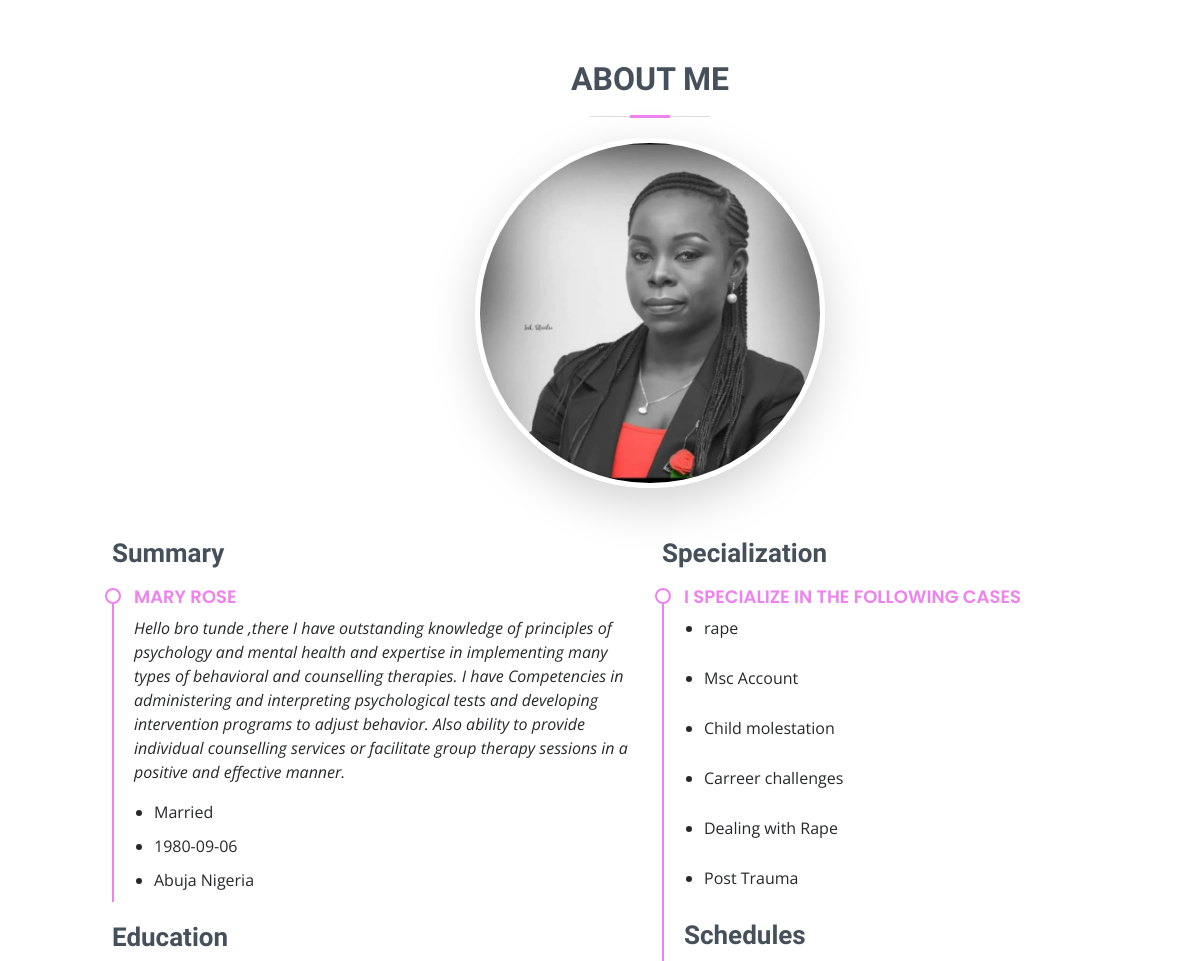
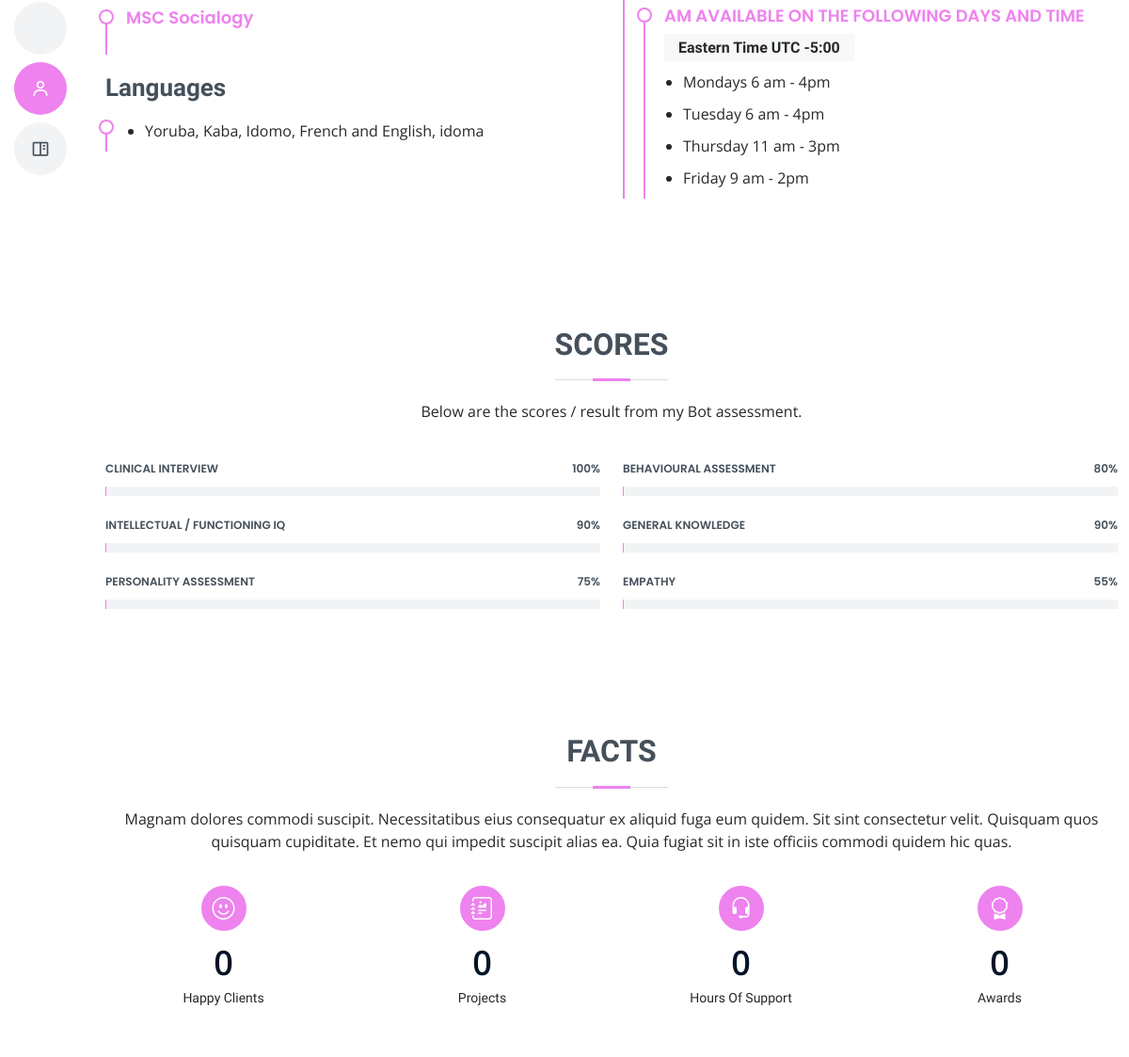
/details/1 (signed in), run on the app's committed database (2 pictures, top to bottom).
### fc/models.py (models this page shows)
class Worker(db.Model, UserMixin):
    id = db.Column(db.Integer, primary_key=True)
    fc_id = db.Column(db.String(255), nullable=False)
    name = db.Column(db.String(255), nullable=False)
    email = db.Column(db.String(255), unique=True, nullable=False)
    phone = db.Column(db.String(255), unique=True, nullable=False)
    role = db.Column(db.String(255), nullable=False)
    gender = db.Column(db.String(255), nullable=False)
    date_of_birth =db.Column(db.String(255), nullable=True)
    country = db.Column(db.String(255), nullable=True)
    city = db.Column(db.String(255), nullable=True)
    age = db.Column(db.String(255), nullable=True)
    about = db.Column(db.String(255), nullable=True)
    id_card = db.Column(db.String(255), nullable=True)
    marrital_status = db.Column(db.String(255), nullable=True)
    education = db.Column(db.String(255), nullable=True)
    religion = db.Column(db.String(255), nullable=True)
    languages = db.Column(db.String(255), nullable=True)
    hobbies = db.Column(db.String(255), nullable=True)
    number_of_jobs = db.Column(db.String(255), nullable=True)
    stars = db.Column(db.String(255), nullable=True)
    fc_image = db.Column(db.String(255), nullable=True, default='default.jpg')
    image = db.Column(db.String(255), nullable=True, default='default.jpg')
    completed_at = db.Column(db.DateTime(), default=datetime.utcnow)
    status = db.Column(db.String(255), nullable=True, default= 0)
    active = db.Column(db.Boolean())
    confirmed_at = db.Column(db.DateTime())

class Specialization(db.Model, UserMixin):
    id = db.Column(db.Integer, primary_key=True)
    fc_id = db.Column(db.String(255), nullable=True)
    email = db.Column(db.String(255), nullable=False)
    spec = db.Column(db.String(255),  nullable=False)
    spec_status = db.Column(db.String(255), nullable=True, default= 0)
    completed_at = db.Column(db.DateTime(), default=datetime.utcnow)
    active = db.Column(db.Boolean())
    confirmed_at = db.Column(db.DateTime())

### fc/routes.py (the view)
@app.route('/details/<int:fc_id>')
@login_required
def detail(fc_id):
  worker= Worker.query.get(fc_id)
  specials = Specialization.query.filter_by(email= worker.email).order_by(Specialization.completed_at.desc())
  workers= Worker.query.filter_by(email = worker.email)
  image = url_for('static', filename='user_uploads/' + str(worker.fc_image))
  return render_template('/details.html',  workers = workers, specials = specials, image = image)

### fc/__init__.py (called while the page is built)
@login_manager.user_loader
def load_user(user_id):
	return User.query.get(int(user_id))

### fc/templates/details.html (shortened to what this page needs)
<!DOCTYPE html>
<html lang="en">
<head>
  <link href="/static/profile_style/assets/vendor/aos/aos.css" rel="stylesheet">
  <link href="/static/profile_style/assets/vendor/bootstrap/css/bootstrap.min.css" rel="stylesheet">
  <link href="/static/profile_style/assets/vendor/bootstrap-icons/bootstrap-icons.css" rel="stylesheet">
  <link href="/static/profile_style/assets/vendor/boxicons/css/boxicons.min.css" rel="stylesheet">
  <link href="/static/profile_style/assets/vendor/glightbox/css/glightbox.min.css" rel="stylesheet">
  <link href="/static/profile_style/assets/vendor/swiper/swiper-bundle.min.css" rel="stylesheet">
  <link href="/static/profile_style/assets/css/style.css" rel="stylesheet">
</head>
<body>
  <header id="header" class="d-flex flex-column justify-content-center">
    <nav id="navbar" class="navbar nav-menu">
      <ul>
        <li><a href="{{ url_for('fields') }}" class="nav-link scrollto ">   <span>Home</span></a></li>
        <li><a href="#resume" class="nav-link scrollto active"><i class="bx bx-user"></i> <span>About Me</span></a></li>
        <li><a href="#portfolio" class="nav-link scrollto"><i class="bx bx-book-content"></i> <span>My Services</span></a></li>
      </ul>
    </nav>
  </header>
  <main id="main">
    <section id="resume" class="resume">
      <div class="container" data-aos="fade-up">
        <div class="section-title">
          <h2>About Me</h2>
          <center>
            <img src="{{image}}" class="img-fluid border-5 shadow-lg" alt="" style="width:350px;height:350px; border-radius: 100%; border:10px solid #ffffff">
          </center>
        </div>
         {% if workers %}
{% for worker in workers %}
        <div class="row">
          <div class="col-lg-6">
 <h3 class="resume-title" style="display: flex;">Summary</h3>
            <div class="resume-item pb-0">
              <h4>{{worker.name}}</h4>
              <p><em> {{worker.about}}</em></p>
              <ul>
                <li>{{worker.marrital_status}}</li>
                <li>{{worker.date_of_birth}}</li>
                <li>{{worker.city}} {{worker.country}}</li>
              </ul>
            </div>
            <h3 class="resume-title" style="display: flex;">Education</h3>
            <div class="resume-item">
              <h4><span style="text-transform: initial;">{{worker.education}}</span></h4>
            </div>
            <h3 class="resume-title" style="display: flex;">Languages</h3>
            <div class="resume-item">
              <ul>
                <li>{{worker.languages}}</li>
              </ul>
            </div>
          </div>
          {% endfor %}
          {% endif %}
          <div class="col-lg-6">
           {% if specials.count() > 0 %}
            <h3 class="resume-title" style="display: flex;">Specialization</h3>
            <div class="resume-item">
              <h4>I specialize in the following cases</h4>
              {% for special in specials %}
              <ul>
                <li>{{special.spec}}</li>
              </ul>
              {% endfor %}
            {% endif %}
            <h3 class="resume-title">Schedules</h3>
            <div class="resume-item">
              <h4>Am available on the following days and time</h4>
              <h5>Eastern Time	UTC -5:00</h5>
              <ul>
                <li>Mondays 6 am - 4pm</li>
                <li>Tuesday 6 am - 4pm</li>
                <li>Thursday 11 am - 3pm</li>
                 <li>Friday 9 am - 2pm</li>
              </ul>
            </div>
          </div>
        </div>
      </div>
    </section>
    <section id="skills" class="skills section-bg">
      <div class="container" data-aos="fade-up">
        <div class="section-title">
          <h2>Scores</h2>
          <p>Below are the scores / result from my Bot assessment.</p>
        </div>
        <div class="row skills-content">
          <div class="col-lg-6">
            <div class="progress">
              <span class="skill">Clinical interview <i class="val">100%</i></span>
              <div class="progress-bar-wrap">
              </div>
            </div>
            <div class="progress">
              <span class="skill"> Intellectual / Functioning IQ<i class="val">90%</i></span>
              <div class="progress-bar-wrap">
              </div>
            </div>
            <div class="progress">
              <span class="skill">Personality Assessment <i class="val">75%</i></span>
              <div class="progress-bar-wrap">
              </div>
            </div>
          </div>
          <div class="col-lg-6">
            <div class="progress">
              <span class="skill">behavioural assessment<i class="val">80%</i></span>
              <div class="progress-bar-wrap">
              </div>
            </div>
            <div class="progress">
              <span class="skill">General Knowledge<i class="val">90%</i></span>
              <div class="progress-bar-wrap">
              </div>
            </div>
            <div class="progress">
              <span class="skill">Empathy <i class="val">55%</i></span>
              <div class="progress-bar-wrap">
              </div>
            </div>
          </div>
        </div>
      </div>
    </section>
      <section id="facts" class="facts">
        <div class="container" data-aos="fade-up">
          <div class="section-title">
            <h2>Facts</h2>
            <p>Magnam dolores commodi suscipit. Necessitatibus eius consequatur ex aliquid fuga eum quidem. Sit sint consectetur velit. Quisquam quos quisquam cupiditate. Et nemo qui impedit suscipit alias ea. Quia fugiat sit in iste officiis commodi quidem hic quas.</p>
          </div>
          <div class="row">
            <div class="col-lg-3 col-md-6">
              <div class="count-box">
                <i class="bi bi-emoji-smile"></i>
                <span data-purecounter-start="0" data-purecounter-end="232" data-purecounter-duration="1" class="purecounter"></span>
                <p>Happy Clients</p>
              </div>
            </div>
            <div class="col-lg-3 col-md-6 mt-5 mt-md-0">
              <div class="count-box">
                <i class="bi bi-journal-richtext"></i>
                <span data-purecounter-start="0" data-purecounter-end="521" data-purecounter-duration="1" class="purecounter"></span>
                <p>Projects</p>
              </div>
            </div>
            <div class="col-lg-3 col-md-6 mt-5 mt-lg-0">
              <div class="count-box">
                <i class="bi bi-headset"></i>
                <span data-purecounter-start="0" data-purecounter-end="1463" data-purecounter-duration="1" class="purecounter"></span>
                <p>Hours Of Support</p>
              </div>
            </div>
            <div class="col-lg-3 col-md-6 mt-5 mt-lg-0">
              <div class="count-box">
                <i class="bi bi-award"></i>
                <span data-purecounter-start="0" data-purecounter-end="25" data-purecounter-duration="1" class="purecounter"></span>
                <p>Awards</p>
              </div>
            </div>
        </div>
      </section>
</body>
</html>

### fc/static/profile_style/assets/css/style.css (style rules this page uses)
body { font-family: "Open Sans", sans-serif; color: #272829; }
a { color: violet; text-decoration: none; }
h1, h2, h3, h4, h5, h6 { font-family: "Raleway", sans-serif; }
#header { position: fixed; top: 0; left: 0; bottom: 0; z-index: 9997; transition: all 0.5s; padding: 15px; overflow-y: auto; }
@media (min-width: 992px) { #main { margin-left: 100px; } }
.nav-menu { padding: 0; display: block; }
.nav-menu * { margin: 0; padding: 0; list-style: none; }
.nav-menu > ul > li { position: relative; white-space: nowrap; }
.nav-menu a, .nav-menu a:focus { display: flex; align-items: center; color: #45505b; padding: 10px 18px; margin-bottom: 8px; transition: 0.3s; font-size: 15px; border-radius: 50px; background: #f2f3f5; height: 56px; width: 100%; overflow: hidden; transition: 0.3s; }
.nav-menu a i, .nav-menu a:focus i { font-size: 20px; }
@media (min-width: 992px) { .nav-menu a, .nav-menu a:focus { width: 56px; } }
.nav-menu a:hover, .nav-menu .active, .nav-menu .active:focus, .nav-menu li:hover > a { color: #fff; background: violet; }
section { padding: 60px 0; overflow: hidden; }
.section-title { text-align: center; padding-bottom: 30px; }
.section-title h2 { font-size: 32px; font-weight: bold; text-transform: uppercase; margin-bottom: 20px; padding-bottom: 20px; position: relative; color: #45505b; }
.section-title h2::before { content: ''; position: absolute; display: block; width: 120px; height: 1px; background: #ddd; bottom: 1px; left: calc(50% - 60px); }
.section-title h2::after { content: ''; position: absolute; display: block; width: 40px; height: 3px; background: violet; bottom: 0; left: calc(50% - 20px); }
.section-title p { margin-bottom: 0; }
.facts .count-box { padding: 30px 30px 25px 30px; margin-top: 30px; width: 100%; position: relative; text-align: center; background: #fff; }
.facts .count-box i { position: absolute; top: -25px; left: 50%; transform: translateX(-50%); font-size: 24px; background: violet; color: #fff; border-radius: 50px; display: inline-flex; align-items: center; justify-content: center; width: 48px; height: 48px; }
.facts .count-box span { font-size: 36px; display: block; font-weight: 600; color: #011426; }
.facts .count-box p { padding: 0; margin: 0; font-family: "Raleway", sans-serif; font-size: 14px; }
.skills .progress { height: 60px; display: block; background: none; border-radius: 0; }
.skills .progress .skill { padding: 10px 0; margin: 0; text-transform: uppercase; display: block; font-weight: 600; font-family: "Poppins", sans-serif; color: #45505b; }
.skills .progress .skill .val { float: right; font-style: normal; }
.skills .progress-bar-wrap { background: #f2f3f5; }
.resume .resume-title { font-size: 26px; font-weight: 700; margin-top: 20px; margin-bottom: 20px; color: #45505b; }
.resume .resume-item { padding: 0 0 20px 20px; margin-top: -2px; border-left: 2px solid violet; position: relative; }
.resume .resume-item h4 { line-height: 18px; font-size: 18px; font-weight: 600; text-transform: uppercase; font-family: "Poppins", sans-serif; color: violet; margin-bottom: 10px; }
.resume .resume-item h5 { font-size: 16px; background: #f7f8f9; padding: 5px 15px; display: inline-block; font-weight: 600; margin-bottom: 10px; }
.resume .resume-item ul { padding-left: 20px; }
.resume .resume-item ul li { padding-bottom: 10px; }
.resume .resume-item:last-child { padding-bottom: 0; }
.resume .resume-item::before { content: ""; position: absolute; width: 16px; height: 16px; border-radius: 50px; left: -9px; top: 0; background: #fff; border: 2px solid violet; }

### data on the page
Worker: name "MARY ROSE", about "Hello bro tunde ,there I have outstanding knowledge of principles of psychology and mental health and expertise in implementing many types of behavioral and counselling therapies. I have Competencies in administering and interpreting psychological tests and developing intervention programs to adjust behavior. Also ability to provide individual counselling services or facilitate group therapy sessions in a positive and effective manner.", marrital_status "Married", date_of_birth "1980-09-06", city "Abuja", country "Nigeria", education "MSC Socialogy", languages "Yoruba, Kaba, Idomo, French and English, idoma"
Specialization: spec "rape"
Specialization: spec "Msc Account"
Specialization: spec "Child molestation"
Specialization: spec "Carreer challenges"
Specialization: spec "Dealing with Rape"
Specialization: spec "Post Trauma"
